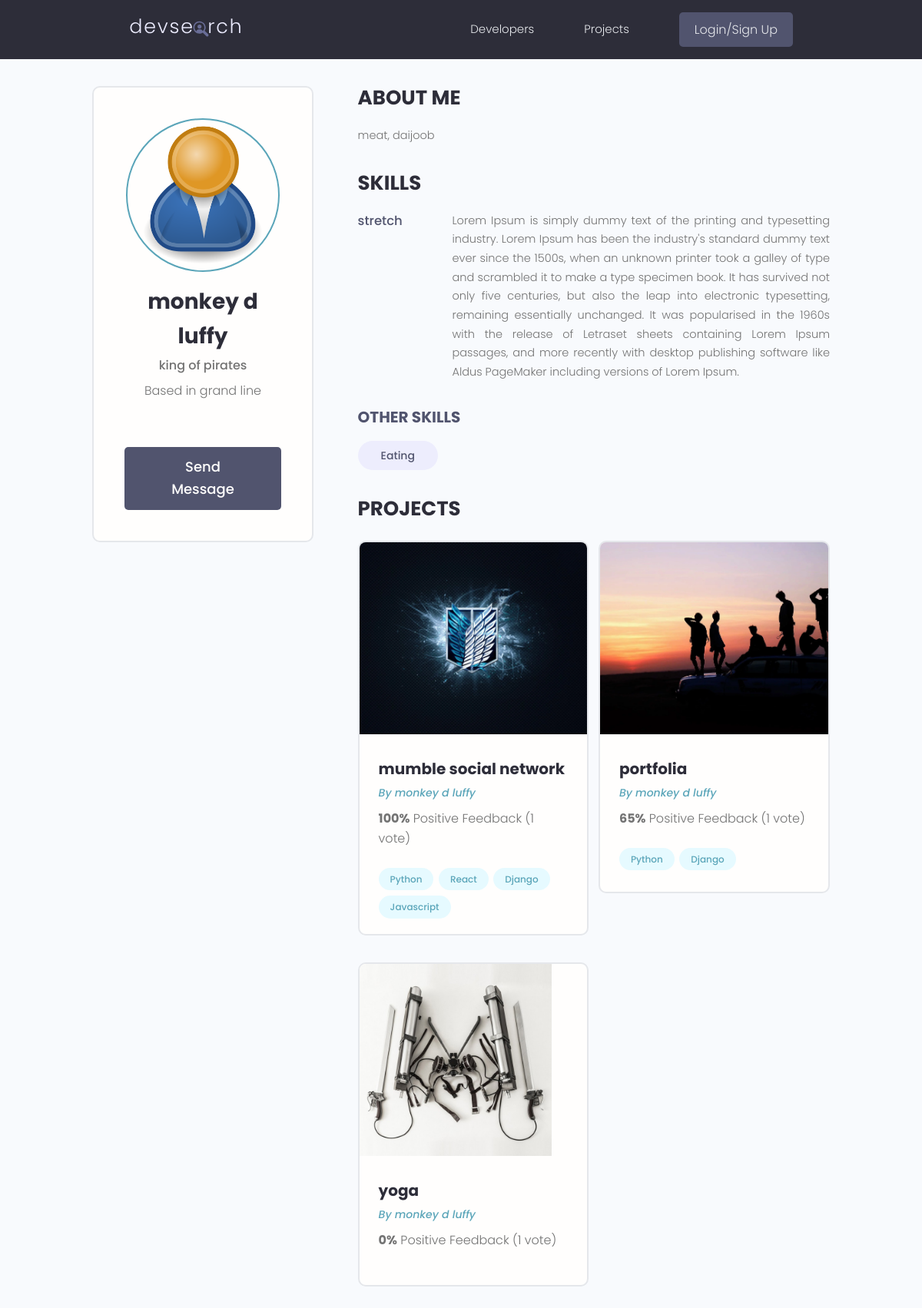
Page /profile/4c45e47a-508b-48e9-87f1-0108bd5f79a7/ on the committed database.
### users/models.py (models this page shows, shortened)
class Profile(models.Model):
    user=models.OneToOneField(User, on_delete=models.CASCADE,null=True,blank=True)
    name=models.CharField(max_length=200,null=True,blank=True)
    email=models.EmailField(max_length=500,blank=True,null=True)
    username=models.CharField(max_length=200,null=True,blank=True)
    location=models.CharField(max_length=200,null=True,blank=True)
    short_intro=models.CharField(max_length=200,null=True,blank=True)
    bio=models.TextField(null=True,blank=True)
    profile_image=models.ImageField(null=True,blank=True,upload_to='profiles',default='profiles/user-default.png')
    social_github=models.CharField(max_length=200,null=True,blank=True)
    social_twitter=models.CharField(max_length=200,null=True,blank=True)
    social_linkedin=models.CharField(max_length=200,null=True,blank=True)
    social_youtube=models.CharField(max_length=200,null=True,blank=True)
    social_website=models.CharField(max_length=200,null=True,blank=True)
    created_at=models.DateTimeField(auto_now_add=True)
    id=models.UUIDField(default=uuid.uuid4,unique=True,primary_key=True,editable=False)

class Skill(models.Model):
    owner=models.ForeignKey(Profile,on_delete=models.CASCADE,null=True,blank=True)
    name=models.CharField(max_length=200,null=True,blank=True)
    description=models.TextField(null=True,blank=True)
    created_at=models.DateTimeField(auto_now_add=True)
    id=models.UUIDField(default=uuid.uuid4,unique=True,primary_key=True,editable=False)
    def __str__(self):
        return str(self.name)

### projects/models.py (models this page shows, shortened)
class Project(models.Model):
    owner=models.ForeignKey(Profile,null=True,blank=True,on_delete=models.SET_NULL)
    title=models.CharField(max_length=200)
    description=models.TextField(null=True,blank=True)
    featured_image=models.ImageField(null=True,blank=True,default="default.jpg")
    demo_link=models.CharField(max_length=2000,null=True,blank=True)
    source_link=models.CharField(max_length=2000,null=True,blank=True)
    tags=models.ManyToManyField('Tag',blank=True)
    vote_total=models.IntegerField(default=0,null=True,blank=True)
    vote_ratio=models.IntegerField(default=0,null=True,blank=True)
    created_at=models.DateTimeField(auto_now_add=True)
    id=models.UUIDField(default=uuid.uuid4,unique=True,primary_key=True,editable=False)    # django has default id generation for each instance created in a model, here we are overriding the id
    class Meta:
        ordering=['-vote_ratio','-vote_total','title']

class Tag(models.Model):
    name=models.CharField(max_length=200)
    created_at=models.DateTimeField(auto_now_add=True)
    id=models.UUIDField(default=uuid.uuid4,unique=True,primary_key=True,editable=False)
    def __str__(self):
        return self.name

### users/views.py (the view)
# urls.py: path('profile/<str:pk>/',views.userProfile,name="user-profile"),
def userProfile(request,pk):
    profile=Profile.objects.get(id=pk)
    topSkills=profile.skill_set.exclude(description="")
    otherSkills=profile.skill_set.filter(description="")
    context={'profile':profile,'topSkills':topSkills,'otherSkills':otherSkills}
    return render(request,'users/user-profile.html',context)

### users/templates/users/user-profile.html (shortened to what this page needs)
{% extends 'main.html' %}
{% block content %}
<main class="profile my-md">
    <div class="container">
      <div class="layout">
        <div class="column column--1of3">
          <div class="card text-center">
            <div class="card__body dev">
              <img class="avatar avatar--xl" src="{{profile.profile_image.url}}" />
              <h2 class="dev__name">{{profile.name}}</h2>
              <p class="dev__title">{{profile.short_intro}}</p>
              <p class="dev__location">Based in {{profile.location}}</p>
              {% if request.user.profile.id != profile.id %}
              <a href="{% url 'create-message' profile.id %}" class="btn btn--sub btn--lg">Send Message </a>
              {%endif %}
            </div>
          </div>
        </div>
        <div class="column column--2of3">
          <div class="devInfo">
            <h3 class="devInfo__title">About Me</h3>
            <p class="devInfo__about">{{profile.bio}}</p>
          </div>
          <div class="devInfo">
            <h3 class="devInfo__title">Skills</h3>
            <div class="devInfo__skills">
                {% for skill in topSkills %}
              <div class="devSkill">
                <h4 class="devSkill__title">{{skill.name}}</h4>
                <p class="devSkill__info">{{skill.description}}</p>
                </div>
                {% endfor %}
              <h3 class="devInfo__subtitle">Other Skills</h3>
              <div class="devInfo__otherSkills">
                {% for skill in otherSkills %}
                <span class="tag tag--pill tag--sub tag--lg">
                  <small>{{skill}}</small>
                </span>
                {% endfor %}
              </div>
            </div>
          </div>
          <div class="devInfo">
            <h3 class="devInfo__title">Projects</h3>
            <div class="grid grid--two">
            {% for project in profile.project_set.all %}
              <div class="column">
                <div class="card project">
                  <a href="{% url 'projects' project.id %}" class="project">
                    <img class="project__thumbnail" src="{{project.featured_image.url}}" alt="project thumbnail" />
                    <div class="card__body">
                      <h3 class="project__title">{{project.title}}</h3>
                      <p><a class="project__author" href="{% url 'user-profile' project.owner.id %}">By {{project.owner.name}}</a></p>
                      <p class="project--rating">
                        <span style="font-weight: bold;">{{project.vote_ratio}}%</span> Positive
                        Feedback ({{project.vote_total}} vote{{project.vote_total|pluralize:"s"}})
                      </p>
                      <div class="project__tags">
                        {% for tag in project.tags.all %}
                        <span class="tag tag--pill tag--main">
                          <small>{{tag}}</small>
                        </span>
                        {% endfor %}
                      </div>
                    </div>
                  </a>
                </div>
              </div>
            {% endfor %}
            </div>
          </div>
        </div>
      </div>
    </div>
  </main>
{% endblock content %}

### static/styles/app.css (style rules this page uses)
:root { --color-sub: #2d2d39; }
.btn--sub { background-color: var(--color-sub-light); }
.card { border: 2px solid var(--color-light); }
img { width: 100%; }
.profile .card > .dev { padding: 4rem; }
.dev__name { color: var(--color-sub); font-size: 2.8rem; font-weight: 700; margin-top: 1rem; margin-bottom: 0.5rem; }
.dev__title { font-size: 1.6rem; font-weight: 500; line-height: 1.3; }
.dev__location { margin-top: 1rem; }
.devInfo { margin-bottom: 3rem; }
.devInfo__title, .devInfo__subtitle { font-size: 2.6rem; color: var(--color-sub); text-transform: uppercase; font-weight: 700; margin-bottom: 1.5rem; }
.devInfo__subtitle { font-size: 2rem; color: var(--color-sub-light); }
.devInfo__about, .devSkill__info { font-size: 1.45rem; line-height: 1.7; text-align: justify; }
.devSkill { margin-bottom: 3rem; }
.devSkill__title { font-size: 1.65rem; font-weight: 500; color: var(--color-sub-light); }
@media screen and (min-width: 700px) { .devSkill { display: flex; justify-content: space-between; gap: 3rem; } }
@media screen and (min-width: 700px) { .devSkill__info { flex-basis: 80%; } }
.project__author { font-size: 1.4rem; font-style: italic; }
.project--rating { margin-bottom: 1.6em; margin-top: .5em; }
.project__thumbnail { height: 25rem; object-fit: cover; object-position: top center; }
.project__title { font-size: 2rem; font-weight: 700; color: var(--color-sub); }

### static/uikit/styles/modules/_variables.css (style rules this page uses)
:root { --color-main: #5aa5b9; --color-main-light: #e6faff; --color-sub: #3f4156; --color-sub-light: #51546e; --color-sub-lighter: #ededfd; --color-text: #737373; --color-gray: #8b8b8b; --color-light: #e5e7eb; --color-light-gray: #767676; --color-bg: #f8fafd; --color-white: #fffefd; --color-white-light: #f3f3f3; --color-success: #359e64; --color-success-bg: #def8e8; --color-error: #fc4b0b; --color-error-bg: #fff2ee; --font-base: 'Poppins', arial, helvetica, 'Segoe UI', roboto, ubuntu, sans-serif; --font-monospace: 'Fira Code', 'Courier New', courier, monospace; --font-regular: 300; --font-medium: 500; --font-bold: 700; --generic-shadow: 1px 1px 5px #00000010; --generic-transition: all 0.3s ease-in-out; }

### static/uikit/styles/modules/_base.css (style rules this page uses)
* { margin: 0; padding: 0; box-sizing: border-box; text-rendering: optimizeLegibility; color: inherit; font-size: inherit; }
html { font-size: 50%; }
@media only screen and (min-width: 480px) { html { font-size: 56.25%; } }
@media only screen and (min-width: 1200px) { html { font-size: 62.5%; } }
body { line-height: 1.6; font-weight: 400; font-size: 1.5rem; color: var(--color-text); background-color: var(--color-bg); min-height: 100vh; }

### static/uikit/styles/modules/_typography.css (style rules this page uses)
* { font-family: var(--font-base); }
h2 { font-size: 3.6rem; font-weight: var(--font-bold); }
h3 { font-size: 3.2rem; font-weight: var(--font-medium); }
h4 { font-size: 2.8rem; font-weight: var(--font-medium); }
p, span, strong { font-size: 1.6rem; color: var(--color-text); font-weight: var(--font-regular); }
a { padding-bottom: 2px; text-decoration: none; display: inline-block; color: var(--color-main); font-weight: var(--font-medium); }

### static/uikit/styles/modules/_utilities.css (style rules this page uses)
.container { width: 92%; max-width: 165rem; margin: 0 auto; box-sizing: border-box; }
@media screen and (min-width: 1000px) { .container { width: 90%; } }
@media screen and (min-width: 1200px) { .container { width: 80%; } }
.text-center { text-align: center; }
.my-md { margin: 3rem auto; }

### static/uikit/styles/modules/_avatar.css (style rules this page uses)
.avatar { border-radius: 50%; border: 2px solid var(--color-main); object-fit: cover; }
.avatar--xl { height: 20rem; width: 20rem; }

### static/uikit/styles/modules/_button.css (style rules this page uses)
.btn { display: inline-block; position: relative; cursor: pointer; background-color: var(--color-light); font-weight: var(--font-medium); color: var(--color-sub); text-decoration: none; padding: 1rem 2rem; border-radius: 0.5rem; border: none; width: -webkit-fit-content; width: -moz-fit-content; width: fit-content; height: -webkit-fit-content; height: -moz-fit-content; height: fit-content; font-size: 1.6rem; outline-width: 0; outline-color: transparent; -webkit-backface-visibility: hidden; backface-visibility: hidden; transition: all 0.3s ease-in-out; }
.btn--sub { background-color: var(--color-sub); color: var(--color-white); }
.btn--lg { font-size: 1.8rem; padding: 1.2rem 4.5rem; }

### static/uikit/styles/modules/_card.css (style rules this page uses)
.card { border-radius: 1rem; background-color: var(--color-white); border: 1.5px solid var(--color-light); width: auto; height: auto; margin-top: 0.5rem; margin-bottom: 0.5rem; overflow: hidden; }
.card__body, .card__header { padding: 2rem 2.5rem; }

### rows in the picture
Profile: profile_image (placeholder picture), name "monkey d luffy", short_intro "king of pirates", location "grand line", bio "meat, daijoob"
Skill: name "stretch", description "Lorem Ipsum is simply dummy text of the printing and typesetting industry. Lorem Ipsum has been the industry's standard dummy text ever since the 1500s, when an unknown printer took a galley of type and scrambled it to make a type specimen book. It has survived not only five centuries, but also the leap into electronic typesetting, remaining essentially unchanged. It was popularised in the 1960s with the release of Letraset sheets containing Lorem Ipsum passages, and more recently with desktop publishing software like Aldus PageMaker including versions of Lorem Ipsum."
Skill: name "Eating"
Project: featured_image (picture), title "mumble social network", owner.name "monkey d luffy", vote_ratio "100", vote_total "1"
Tag: name "Python"
Tag: name "React"
Tag: name "Django"
Tag: name "Javascript"
Project: featured_image (picture), title "portfolia", owner.name "monkey d luffy", vote_ratio "65", vote_total "1"
Project: featured_image (picture), title "yoga", owner.name "monkey d luffy", vote_ratio "0", vote_total "1"
